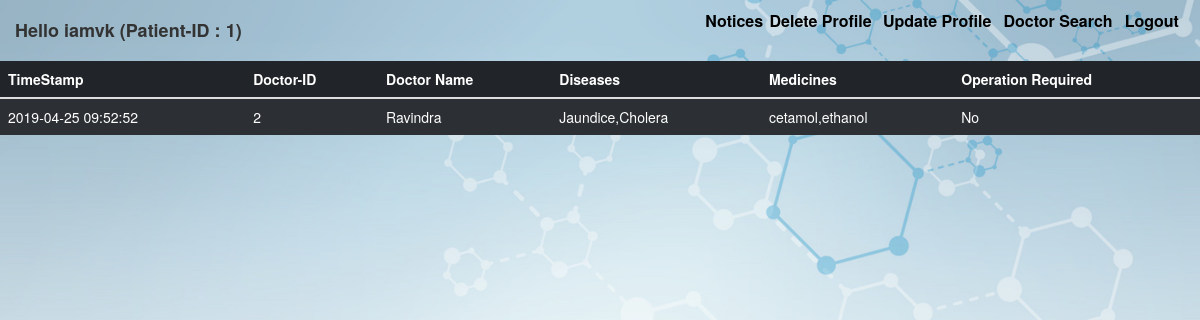
Page /dashboard.php (signed in) on the committed database.
### tables this page shows
CREATE TABLE IF NOT EXISTS `pat_details` (
  `id` int(11) NOT NULL AUTO_INCREMENT,
  `Name` varchar(50) NOT NULL,
  `Username` varchar(50) NOT NULL,
  `Address` varchar(100) NOT NULL,
  `DOB` date NOT NULL,
  `Contact` varchar(15) NOT NULL,
  PRIMARY KEY (`id`),
  UNIQUE KEY `Username` (`Username`)
);

CREATE TABLE IF NOT EXISTS `events` (
  `timestamp` timestamp NOT NULL,
  `doc_id` int(11) NOT NULL,
  `pat_id` int(11) NOT NULL,
  `disease` varchar(100) NOT NULL,
  `medicine` varchar(100) NOT NULL,
  `op_req` varchar(5) NOT NULL,
  PRIMARY KEY (`timestamp`)
);

CREATE TABLE IF NOT EXISTS `doc_details` (
  `id` int(11) NOT NULL AUTO_INCREMENT,
  `Name` varchar(50) NOT NULL,
  `Username` varchar(50) NOT NULL,
  `Specialization` varchar(50) NOT NULL,
  `HospitalName` varchar(100) NOT NULL,
  `Address` varchar(100) NOT NULL,
  `DOB` date NOT NULL,
  `Contact` varchar(15) NOT NULL,
  PRIMARY KEY (`id`),
  UNIQUE KEY `Username` (`Username`)
);

### dashboard.php (the view, shortened to what this page needs)
<?php
    include("func.php");
?>
<!DOCTYPE html>
<html lang="en">
  <head>
    <link rel="stylesheet" href="https://maxcdn.bootstrapcdn.com/bootstrap/4.0.0-beta/css/bootstrap.min.css">
    <link rel="stylesheet" href="https://maxcdn.bootstrapcdn.com/bootstrap/3.4.0/css/bootstrap.min.css">
    <link rel="stylesheet" href="https://maxcdn.bootstrapcdn.com/bootstrap/3.3.7/css/bootstrap.min.css">
    <link href="https://unpkg.com/gijgo@1.9.13/css/gijgo.min.css" rel="stylesheet" type="text/css" />
  </head>
<body style="background:url('images/bg1.jpeg'); background-size: cover;">
    <div class="col-md-7">
        <h4><b>
            <?php
                echo "Hello ";
                $username = $_SESSION['username'];
                echo $username;
                $q1 = "select id from pat_details where Username = '$username'";
                $r1 = mysqli_query($con, $q1);
                $row1 = $row=mysqli_fetch_array($r1);
                $id = $row['id'];
                echo "(";
                echo "Patient-ID : ";
                echo $id;
                echo ")";
            ?>
        </b></h4>
    </div>
    <div align="right" class="container-fluid" style="margin-top:10px;margin-bottom:10px;color:#34495E;">
         <table style="width:41%">
             <tr>
                 <td><a href="view_notices.php"><font size="3.5" color="black"><b>Notices</b></font></a></td>
                 <td><a href="func_del_pat.php"><font size="3.5" color="black"><b>Delete Profile</b></font></a></td>
                 <td><a href="pat_profile.php"><font size="3.5" color="black"><b>Update Profile</b></font></a></td>
                 <td><a href="doc_search.php"><font size="3.5" color="black"><b>Doctor Search</b></font></a></td>
                 <td><a href="logout.php"><font size="3.5" color="black"><b>Logout</b></font></a></td>
             </tr>
         </table>
    </div>
    <?php
        $con = mysqli_connect("127.0.0.1", "root", "", "hmsdb");
        $username = $_SESSION['username'];
        $query = "select e.timestamp as timestamp, e.doc_id as doc_id, d.Name as name, e.disease as disease, e.medicine as medicine, e.op_req from events as e, doc_details as d where e.doc_id = d.id and pat_id=any(select id from pat_details where Username='$username')";
        $run = mysqli_query($con, $query);
        if($run == true)
        {
            ?>
            <table class="table table-striped table-dark">
                <thead>
                  <tr>
                    <th scope="col">TimeStamp</th>
                    <th scope="col">Doctor-ID</th>
                    <th scope="col">Doctor Name</th>
                    <th scope="col">Diseases</th>
                    <th scope="col">Medicines</th>
                    <th scope="col">Operation Required</th>
                  </tr>
                </thead>
                <tbody>
                    <?php
                        while($data = mysqli_fetch_assoc($run))
                        {
                            ?>
                                <tr>
                                    <td><?php echo $data['timestamp'] ?></td>
                                    <td><?php echo $data['doc_id'] ?></td>
                                    <td><?php echo $data['name'] ?></td>
                                    <td><?php echo $data['disease'] ?></td>
                                    <td><?php echo $data['medicine'] ?></td>
                                    <td><?php echo $data['op_req'] ?></td>
                                </tr>
                            <?php
                        }
                    ?>
                </tbody>
            </table>
            <?php
        }
        else
            echo "error";
    ?>
</body>
</html>

### rows in the picture
pat_details: id "1"
events: timestamp "2019-04-25 09:52:52", doc "2", doc_details.Name "Ravindra", disease "Jaundice,Cholera", medicine "cetamol,ethanol", op_req "No"

### other values in the picture
$username "iamvk"
